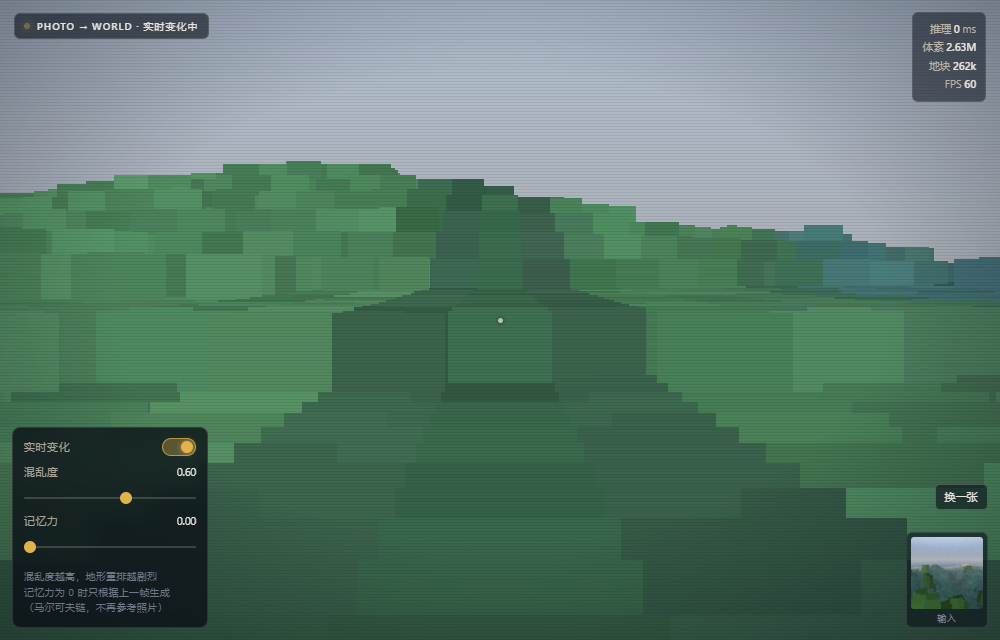
#> input picture g3.png, 1000 x 640 px, given as the content of the folder ../g3.png, which was not available
$ python prepare_landscape_dataset.py --src ../g3.png
#> lines starting #> are read from the running program, lines starting #| are printed output that depends on the picture
#!/usr/bin/env python
"""把收集到的风景/室内图集整理成可训练的干净数据集。

  python train/prepare_landscape_dataset.py --src D:/datasets/raw --out data/landscapes
  python train/prepare_landscape_dataset.py --src raw --out data/landscapes --panorama

做四件事：
  1. 递归收集 jpg/png/webp，跳过损坏图与过小图；
  2. 用 8×8 均值哈希去重（汉明距离 ≤ 4 视为重复）；
  3. 统一成 512×384 JPEG（等比缩放 + 中心裁切），保留原图比例信息；
  4. 按哈希确定性切 train/val，写 manifest.json。

--panorama 会把 2:1 等距柱状全景切成 4 个 90° 透视视角（每 90° 一个），
这对「无限地貌 / 世界模型」训练特别有价值：同一场景天然有 360° 监督。
"""
from __future__ import annotations

import argparse
import hashlib
import json
import math
import os
import sys

import numpy as np
from PIL import Image

EXTS = (".jpg", ".jpeg", ".png", ".webp", ".bmp")


def ahash(img: Image.Image, n: int = 8) -> int:
    g = img.convert("L").resize((n, n), Image.BILINEAR)
    a = np.asarray(g, dtype=np.float32)
    bits = (a > a.mean()).reshape(-1)
    v = 0
    for b in bits:
        v = (v << 1) | int(bool(b))
    return v


def hamming(a: int, b: int) -> int:
    return bin(a ^ b).count("1")


def fit_512x384(img: Image.Image) -> Image.Image:
    """等比缩放到覆盖 512×384，再中心裁切；小图先放大。"""
    tw, th = 512, 384
    w, h = img.size
    s = max(tw / w, th / h)
    nw, nh = max(tw, int(round(w * s))), max(th, int(round(h * s)))
    img = img.resize((nw, nh), Image.LANCZOS)
    x = (nw - tw) // 2
    y = (nh - th) // 2
    return img.crop((x, y, x + tw, y + th))


def equirect_to_perspective(img: Image.Image, yaw_deg: float, fov_deg: float = 90.0,
                            out_w: int = 512, out_h: int = 384) -> Image.Image:
    """等距柱状全景 → 单个透视视图（针孔相机，pitch=0）。"""
    src = np.asarray(img.convert("RGB"), dtype=np.float32)
    sh, sw, _ = src.shape
    f = (out_w / 2) / math.tan(math.radians(fov_deg) / 2)
    ys, xs = np.mgrid[0:out_h, 0:out_w].astype(np.float32)
    dx = (xs - out_w / 2)
    dy = (ys - out_h / 2)
    # 相机朝向 yaw：世界方向
    yaw = math.radians(yaw_deg)
    # 视线方向（相机系 -> 世界）
    rx = dx / f
    ry = -dy / f
    rz = np.ones_like(rx)
    # 绕 Y 旋转 yaw
    wx = rx * math.cos(yaw) + rz * math.sin(yaw)
    wz = -rx * math.sin(yaw) + rz * math.cos(yaw)
    wy = ry
    lon = np.arctan2(wx, wz)                 # -pi..pi
    lat = np.arctan2(wy, np.sqrt(wx * wx + wz * wz))
    u = (lon / (2 * math.pi) + 0.5) * (sw - 1)
    v = (0.5 - lat / math.pi) * (sh - 1)
    u0 = np.clip(np.floor(u).astype(np.int32), 0, sw - 1)
    v0 = np.clip(np.floor(v).astype(np.int32), 0, sh - 1)
    out = src[v0, u0]
    return Image.fromarray(out.astype(np.uint8), "RGB")


def main() -> int:
    ap = argparse.ArgumentParser()
    ap.add_argument("--src", required=True)
    ap.add_argument("--out", default="data/landscapes")
    ap.add_argument("--val-ratio", type=float, default=0.1)
    ap.add_argument("--min-side", type=int, default=480)
    ap.add_argument("--panorama", action="store_true", help="2:1 全景切成 4 个透视视角")
    ap.add_argument("--limit", type=int, default=0)
    a = ap.parse_args()

    files = []
    for root, _, names in os.walk(a.src):
        for n in names:
            if n.lower().endswith(EXTS):
                files.append(os.path.join(root, n))
    files.sort()
    print("发现 %d 张图" % len(files))

    for sub in ("train", "val"):
        os.makedirs(os.path.join(a.out, sub), exist_ok=True)

    seen = []
    manifest = []
    kept = dup = bad = 0
    for i, p in enumerate(files):
        if a.limit and kept >= a.limit:
            break
        try:
            img = Image.open(p)
#> img is the input picture: PIL image 1000x640 RGB; mean R, G, B 88.2, 119.4, 106
            img.load()
            img = img.convert("RGB")
        except Exception as e:
            bad += 1
            print("  [bad] %s (%s)" % (p, e))
            continue
        if min(img.size) < a.min_side:
            bad += 1
            continue
        h = ahash(img)
#> the loop in ahash, `for b in bits:` made 64 passes
#> (b, v) on passes 3 to 14: (True, 7), (True, 15), (True, 31), (True, 63), (True, 127), (True, 255), (True, 511), (True, 1023), (True, 2047), (True, 4095), (True, 8191), (True, 16383)
#> v on passes 1 to 2: 1, 3
#> after the loop in ahash, `for b in bits:`: v = 18446743254444539904
#> h = 18446743254444539904
        if any(hamming(h, s) <= 4 for s in seen):
            dup += 1
            continue
        seen.append(h)

        # 确定性切分：哈希奇偶 + 比例
        key = "%s|%d" % (os.path.basename(p), h)
        r = int(hashlib.md5(key.encode()).hexdigest(), 16) % 1000 / 1000.0
#> r = 0.719
        split = "val" if r < a.val_ratio else "train"
#> split = 'train'
        stem = "%06d_%s" % (i, hashlib.md5(key.encode()).hexdigest()[:8])
#> stem = '000000_2df469b0'

        outs = []
        if a.panorama and img.size[0] >= img.size[1] * 1.8:
            for k in range(4):
                view = equirect_to_perspective(img, k * 90.0)
                view = fit_512x384(view)
                name = "%s_p%d.jpg" % (stem, k)
                view.save(os.path.join(a.out, split, name), quality=92)
                outs.append(name)
        else:
            out = fit_512x384(img)
#> in fit_512x384, `return img.crop((x, y, x + tw, y + th))`:
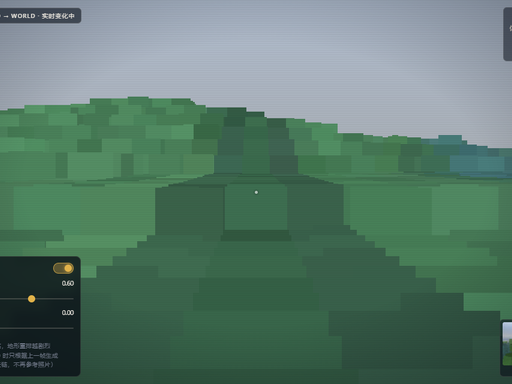
#> returned value: PIL image 512x384 RGB; mean R, G, B 89.2, 121.5, 107.2
            name = "%s.jpg" % stem
#> name = '000000_2df469b0.jpg'
            out.save(os.path.join(a.out, split, name), quality=92)
            outs.append(name)

        for name in outs:
            manifest.append({
                "file": os.path.join(split, name),
                "split": split,
                "source": p,
                "hash": "%016x" % h,
            })
#> this loop made 1 pass
#> name on pass 1: '000000_2df469b0.jpg'
#> after the loop, manifest = 1 item
        kept += 1
        if kept % 200 == 0:
            print("  kept=%d dup=%d bad=%d" % (kept, dup, bad))

    with open(os.path.join(a.out, "manifest.json"), "w", encoding="utf-8") as f:
        json.dump({"count": len(manifest), "kept": kept, "dup": dup, "bad": bad,
                   "entries": manifest}, f, ensure_ascii=False, indent=2)
    print("\n完成：保留 %d 张（展开 %d 个样本），重复 %d，损坏/过小 %d"
          % (kept, len(manifest), dup, bad))
#| 完成：保留 1 张（展开 1 个样本），重复 0，损坏/过小 0
    print("输出：%s  (train/ val/ manifest.json)" % a.out)
    return 0


if __name__ == "__main__":
    raise SystemExit(main())
#> (the program exits here)

$ run again, on l1.png
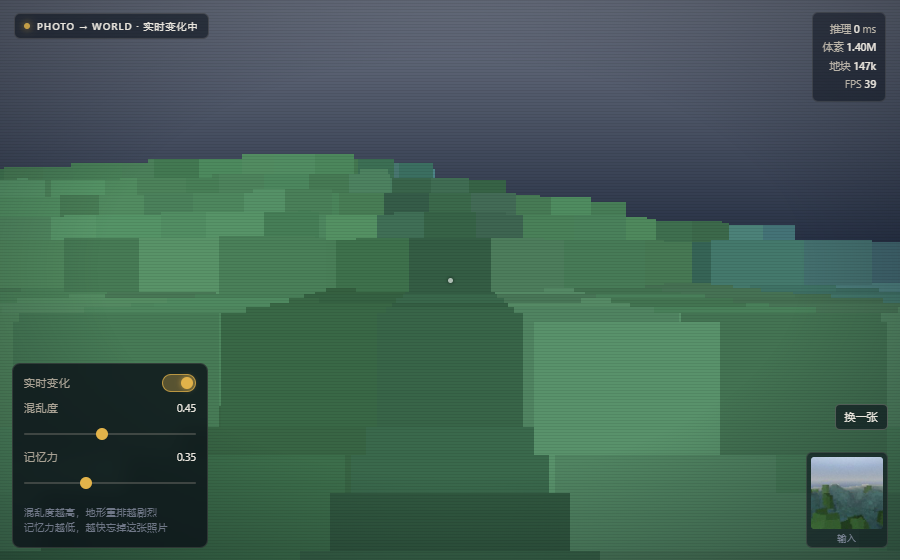
#> input picture l1.png, 900 x 560 px, given as the content of the folder ../l1.png, which was not available
#> in main, img is the input picture: PIL image 900x560 RGB; mean R, G, B 64.5, 95.2, 82.6
#> the loop in ahash, `for b in bits:` made 64 passes
#> (b, v) on passes 2 to 9: (False, 0), (True, 1), (True, 3), (True, 7), (True, 15), (True, 31), (False, 62), (False, 124)
#> after the loop in ahash, `for b in bits:`: v = 4481346606956744454
#> r = 0.299
#> split = 'train'
#> stem = '000000_e95c57f3'
#> img: PIL image 617x384 RGB
#> in fit_512x384, `return img.crop((x, y, x + tw, y + th))`:
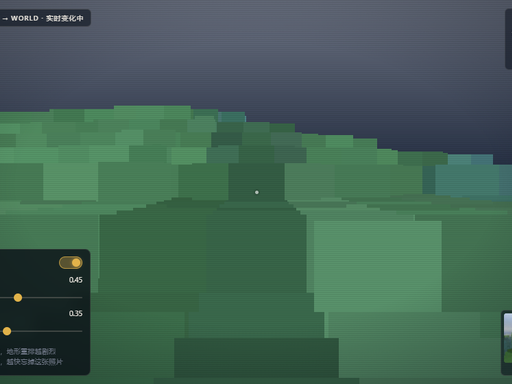
#> returned value: PIL image 512x384 RGB; mean R, G, B 65.8, 97.8, 83.8
#> in main, `name = "%s.jpg" % stem`: name = '000000_e95c57f3.jpg'
#> the loop in main, `for name in outs:` made 1 pass
#> name on pass 1: '000000_e95c57f3.jpg'
#> after the loop in main, `for name in outs:`: manifest = 1 item
#| 完成：保留 1 张（展开 1 个样本），重复 0，损坏/过小 0

$ run again, on l2.png
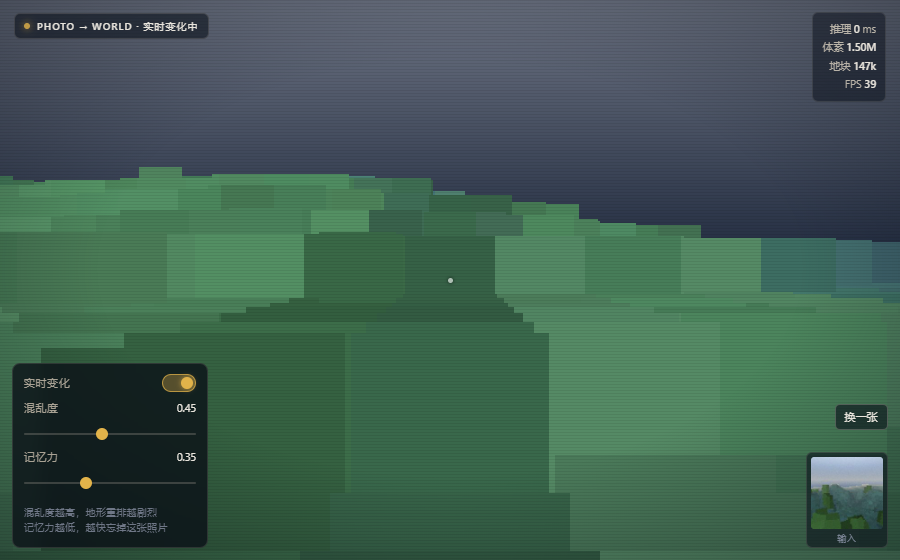
#> input picture l2.png, 900 x 560 px, given as the content of the folder ../l2.png, which was not available
#> in main, img is the input picture: PIL image 900x560 RGB; mean R, G, B 63.4, 92.9, 81.4
#> the loop in ahash, `for b in bits:` made 64 passes
#> (b, v) on passes 2 to 9: (False, 0), (True, 1), (True, 3), (True, 7), (True, 15), (True, 31), (False, 62), (False, 124)
#> after the loop in ahash, `for b in bits:`: v = 4484706714492280582
#> r = 0.095
#> split = 'val'
#> stem = '000000_62a4c69f'
#> img: PIL image 617x384 RGB
#> in fit_512x384, `return img.crop((x, y, x + tw, y + th))`:
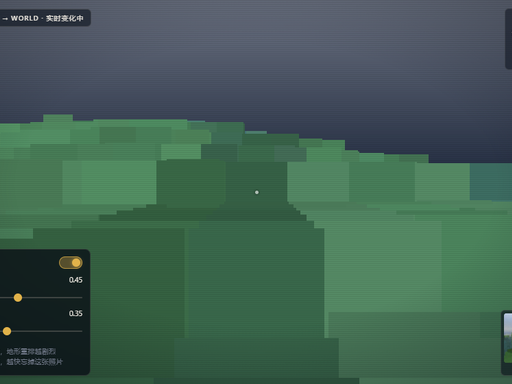
#> returned value: PIL image 512x384 RGB; mean R, G, B 64.6, 95.2, 82.5
#> in main, `name = "%s.jpg" % stem`: name = '000000_62a4c69f.jpg'
#> the loop in main, `for name in outs:` made 1 pass
#> name on pass 1: '000000_62a4c69f.jpg'
#> after the loop in main, `for name in outs:`: manifest = 1 item
#| 完成：保留 1 张（展开 1 个样本），重复 0，损坏/过小 0
